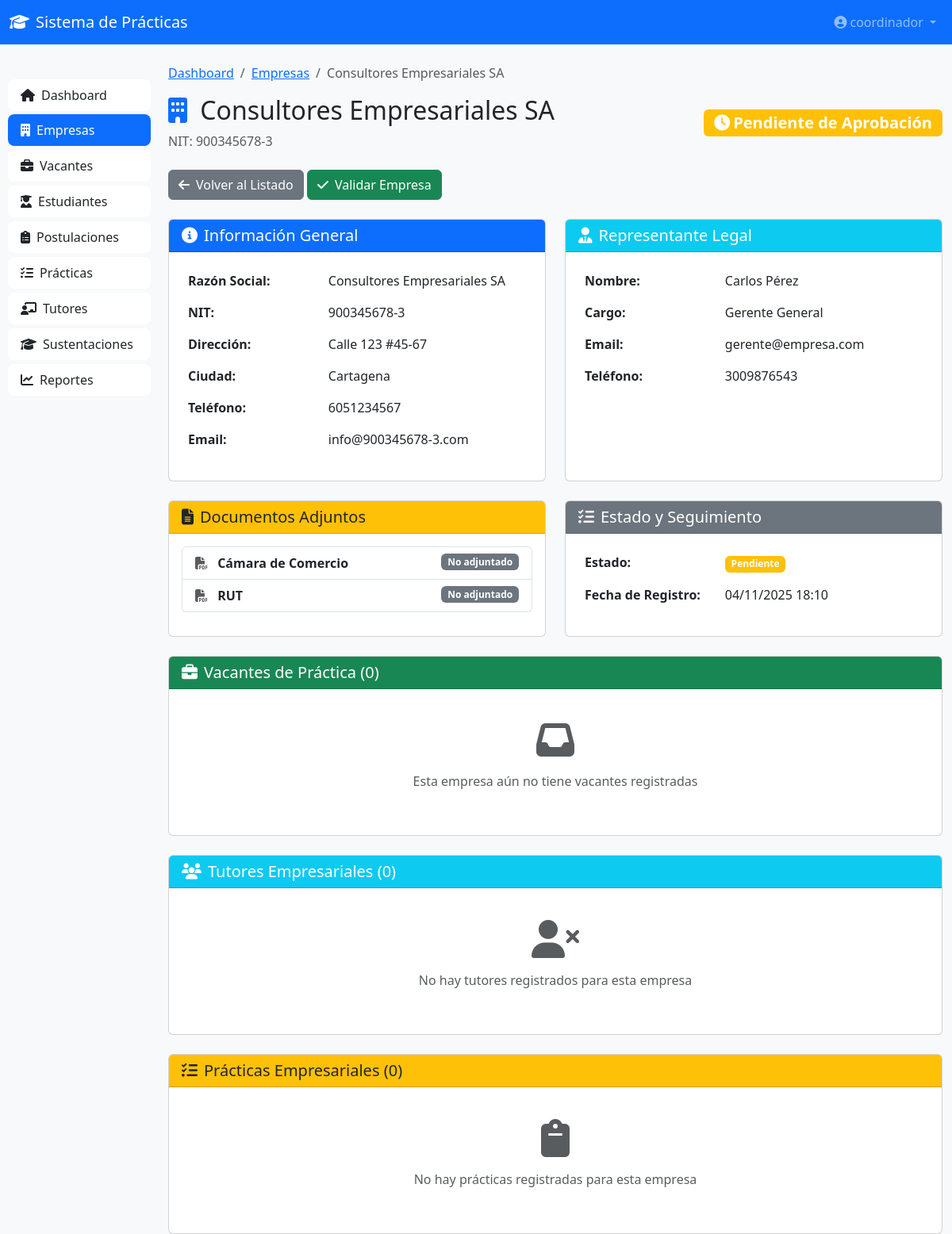
Page /empresas/3/ (signed in) on the earlier database version.
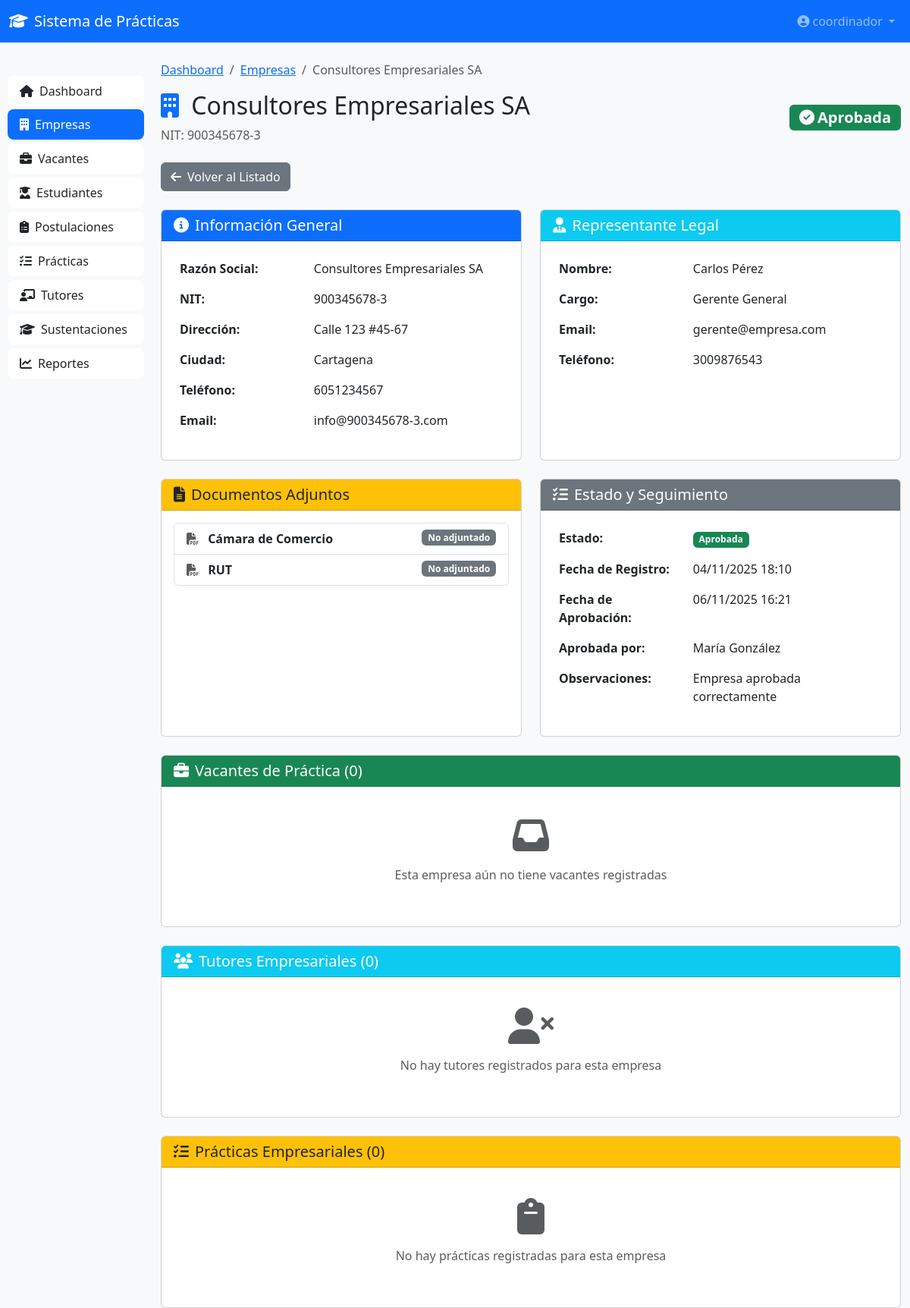
Same page on the later database version.
### coordinacion/models.py (models this page shows, shortened)
class Empresa(models.Model):
    ESTADO_CHOICES = [
        ('PENDIENTE', 'Pendiente de Aprobación'),
        ('APROBADA', 'Aprobada'),
        ('RECHAZADA', 'Rechazada'),
        ('INACTIVA', 'Inactiva'),
    ]
    razon_social = models.CharField(max_length=300)
    nit = models.CharField(max_length=20, unique=True)
    direccion = models.CharField(max_length=300)
    telefono = models.CharField(max_length=20)
    email = models.EmailField()
    ciudad = models.CharField(max_length=100)
    representante_nombre = models.CharField(max_length=200)
    representante_cargo = models.CharField(max_length=100)
    representante_email = models.EmailField()
    representante_telefono = models.CharField(max_length=20)
    camara_comercio = models.FileField(
        upload_to='empresas/documentos/',
        validators=[FileExtensionValidator(['pdf'])],
        blank=True,
        null=True
    )
    rut = models.FileField(
        upload_to='empresas/documentos/',
        validators=[FileExtensionValidator(['pdf'])],
        blank=True,
        null=True
    )
    estado = models.CharField(max_length=20, choices=ESTADO_CHOICES, default='PENDIENTE')
    fecha_registro = models.DateTimeField(auto_now_add=True)
    fecha_aprobacion = models.DateTimeField(blank=True, null=True)
    aprobada_por = models.ForeignKey(
        Coordinador,
        on_delete=models.SET_NULL,
        null=True,
        blank=True,
        related_name='empresas_aprobadas'
    )
    observaciones = models.TextField(blank=True, null=True)
    class Meta:
        verbose_name = 'Empresa Formadora'
        verbose_name_plural = 'Empresas Formadoras'
        ordering = ['-fecha_registro']

class Coordinador(models.Model):
    user = models.OneToOneField(User, on_delete=models.CASCADE, related_name='coordinador')
    nombre_completo = models.CharField(max_length=200)
    email = models.EmailField(unique=True)
    telefono = models.CharField(max_length=20, blank=True, null=True)
    fecha_creacion = models.DateTimeField(auto_now_add=True)
    activo = models.BooleanField(default=True)
    class Meta:
        verbose_name = 'Coordinador Empresarial'
        verbose_name_plural = 'Coordinadores Empresariales'

### coordinacion/views.py (the view)
# urls.py: path('empresas/<int:empresa_id>/', views.empresa_detalle, name='empresa_detalle'),
@login_required
def empresa_detalle(request, empresa_id):
    empresa = get_object_or_404(Empresa, id=empresa_id)
    context = {
        'empresa': empresa,
        'vacantes': empresa.vacantes.all(),
        'tutores': empresa.tutores.all(),
        'practicas': empresa.practicas.all(),
    }
    return render(request, 'coordinacion/empresas/detalle.html', context)

### coordinacion/templates/coordinacion/empresas/detalle.html (shortened to what the changed rows need)
{% extends 'coordinacion/base.html' %}
{% load static %}
{% block content %}
<div class="container-fluid mt-4">
    <div class="row">
        <div class="col-md-9 col-lg-10">
            <nav aria-label="breadcrumb">
                <ol class="breadcrumb">
                    <li class="breadcrumb-item"><a href="{% url 'coordinacion:dashboard' %}">Dashboard</a></li>
                    <li class="breadcrumb-item"><a href="{% url 'coordinacion:empresas_lista' %}">Empresas</a></li>
                    <li class="breadcrumb-item active">{{ empresa.razon_social }}</li>
                </ol>
            </nav>
            <div class="d-flex justify-content-between align-items-center mb-4">
                <div>
                    <h2>
                        <i class="fas fa-building me-2 text-primary"></i>
                        {{ empresa.razon_social }}
                    </h2>
                    <p class="text-muted mb-0">NIT: {{ empresa.nit }}</p>
                </div>
                <div>
                    {% if empresa.estado == 'PENDIENTE' %}
                        <span class="badge bg-warning fs-5">
                            <i class="fas fa-clock me-1"></i>Pendiente de Aprobación
                        </span>
                    {% elif empresa.estado == 'APROBADA' %}
                        <span class="badge bg-success fs-5">
                            <i class="fas fa-check-circle me-1"></i>Aprobada
                        </span>
                    {% elif empresa.estado == 'RECHAZADA' %}
                        <span class="badge bg-danger fs-5">
                            <i class="fas fa-times-circle me-1"></i>Rechazada
                        </span>
                    {% elif empresa.estado == 'INACTIVA' %}
                        <span class="badge bg-secondary fs-5">
                            <i class="fas fa-ban me-1"></i>Inactiva
                        </span>
                    {% endif %}
                </div>
            </div>
            <div class="mb-4">
                <a href="{% url 'coordinacion:empresas_lista' %}" class="btn btn-secondary">
                    <i class="fas fa-arrow-left me-2"></i>Volver al Listado
                </a>
                {% if empresa.estado == 'PENDIENTE' %}
                    <a href="{% url 'coordinacion:empresa_validar' empresa.id %}" class="btn btn-success">
                        <i class="fas fa-check me-2"></i>Validar Empresa
                    </a>
                {% endif %}
            </div>
            <div class="row g-4">
                <div class="col-lg-6">
                    <div class="card h-100">
                        <div class="card-body">
                            <table class="table table-borderless">
                                <tbody>
                                    <tr>
                                        <td class="fw-bold" style="width: 40%;">Razón Social:</td>
                                        <td>{{ empresa.razon_social }}</td>
                                    </tr>
                                    <tr>
                                        <td class="fw-bold">NIT:</td>
                                        <td>{{ empresa.nit }}</td>
                                    </tr>
                                    <tr>
                                        <td class="fw-bold">Dirección:</td>
                                        <td>{{ empresa.direccion }}</td>
                                    </tr>
                                    <tr>
                                        <td class="fw-bold">Ciudad:</td>
                                        <td>{{ empresa.ciudad }}</td>
                                    </tr>
                                    <tr>
                                        <td class="fw-bold">Teléfono:</td>
                                        <td>{{ empresa.telefono }}</td>
                                    </tr>
                                    <tr>
                                        <td class="fw-bold">Email:</td>
                                        <td>{{ empresa.email }}</td>
                                    </tr>
                                </tbody>
                            </table>
                        </div>
                    </div>
                </div>
                <div class="col-lg-6">
                    <div class="card h-100">
                        <div class="card-body">
                            <table class="table table-borderless">
                                <tbody>
                                    <tr>
                                        <td class="fw-bold" style="width: 40%;">Nombre:</td>
                                        <td>{{ empresa.representante_nombre }}</td>
                                    </tr>
                                    <tr>
                                        <td class="fw-bold">Cargo:</td>
                                        <td>{{ empresa.representante_cargo }}</td>
                                    </tr>
                                    <tr>
                                        <td class="fw-bold">Email:</td>
                                        <td>{{ empresa.representante_email }}</td>
                                    </tr>
                                    <tr>
                                        <td class="fw-bold">Teléfono:</td>
                                        <td>{{ empresa.representante_telefono }}</td>
                                    </tr>
                                </tbody>
                            </table>
                        </div>
                    </div>
                </div>
                <div class="col-lg-6">
                    <div class="card h-100">
                        <div class="card-body">
                            <table class="table table-borderless">
                                <tbody>
                                    <tr>
                                        <td>
                                            {% if empresa.estado == 'PENDIENTE' %}
                                                <span class="badge bg-warning">Pendiente</span>
                                            {% elif empresa.estado == 'APROBADA' %}
                                                <span class="badge bg-success">Aprobada</span>
                                            {% elif empresa.estado == 'RECHAZADA' %}
                                                <span class="badge bg-danger">Rechazada</span>
                                            {% else %}
                                                <span class="badge bg-secondary">Inactiva</span>
                                            {% endif %}
                                        </td>
                                    </tr>
                                    <tr>
                                        <td class="fw-bold">Fecha de Registro:</td>
                                        <td>{{ empresa.fecha_registro|date:"d/m/Y H:i" }}</td>
                                    </tr>
                                    {% if empresa.fecha_aprobacion %}
                                    <tr>
                                        <td class="fw-bold">Fecha de Aprobación:</td>
                                        <td>{{ empresa.fecha_aprobacion|date:"d/m/Y H:i" }}</td>
                                    </tr>
                                    {% endif %}
                                    {% if empresa.aprobada_por %}
                                    <tr>
                                        <td class="fw-bold">Aprobada por:</td>
                                        <td>{{ empresa.aprobada_por.nombre_completo }}</td>
                                    </tr>
                                    {% endif %}
                                    {% if empresa.observaciones %}
                                    <tr>
                                        <td class="fw-bold">Observaciones:</td>
                                        <td>{{ empresa.observaciones }}</td>
                                    </tr>
                                    {% endif %}
                                </tbody>
                            </table>
                        </div>
                    </div>
                </div>
                <div class="col-12">
                    <div class="card">
                        <div class="card-header bg-success text-white">
                            <h5 class="mb-0">
                                <i class="fas fa-briefcase me-2"></i>Vacantes de Práctica ({{ vacantes.count }})
                            </h5>
                        </div>
                    </div>
                </div>
                <div class="col-12">
                    <div class="card">
                        <div class="card-header bg-info text-white">
                            <h5 class="mb-0">
                                <i class="fas fa-users me-2"></i>Tutores Empresariales ({{ tutores.count }})
                            </h5>
                        </div>
                    </div>
                </div>
                <div class="col-12">
                    <div class="card">
                        <div class="card-header bg-warning text-dark">
                            <h5 class="mb-0">
                                <i class="fas fa-tasks me-2"></i>Prácticas Empresariales ({{ practicas.count }})
                            </h5>
                        </div>
                    </div>
                </div>
            </div>
        </div>
    </div>
</div>
{% endblock %}

Differences in the rows shown:
changed Empresa "Consultores Empresariales SA": estado "PENDIENTE" → "APROBADA" (drawn); fecha_aprobacion (not shown) → "06/11/2025 16:21"; aprobada_por_id empty → 1 (drawn); aprobada_por.nombre_completo (not shown) → "María González"; observaciones (not shown) → "Empresa aprobada correctamente"
Other differences:
text no longer shown: "Pendiente de Aprobación Validar Empresa Pendiente"
text now shown: "Aprobada Aprobada Fecha de Aprobación: Aprobada por: Observaciones:"
